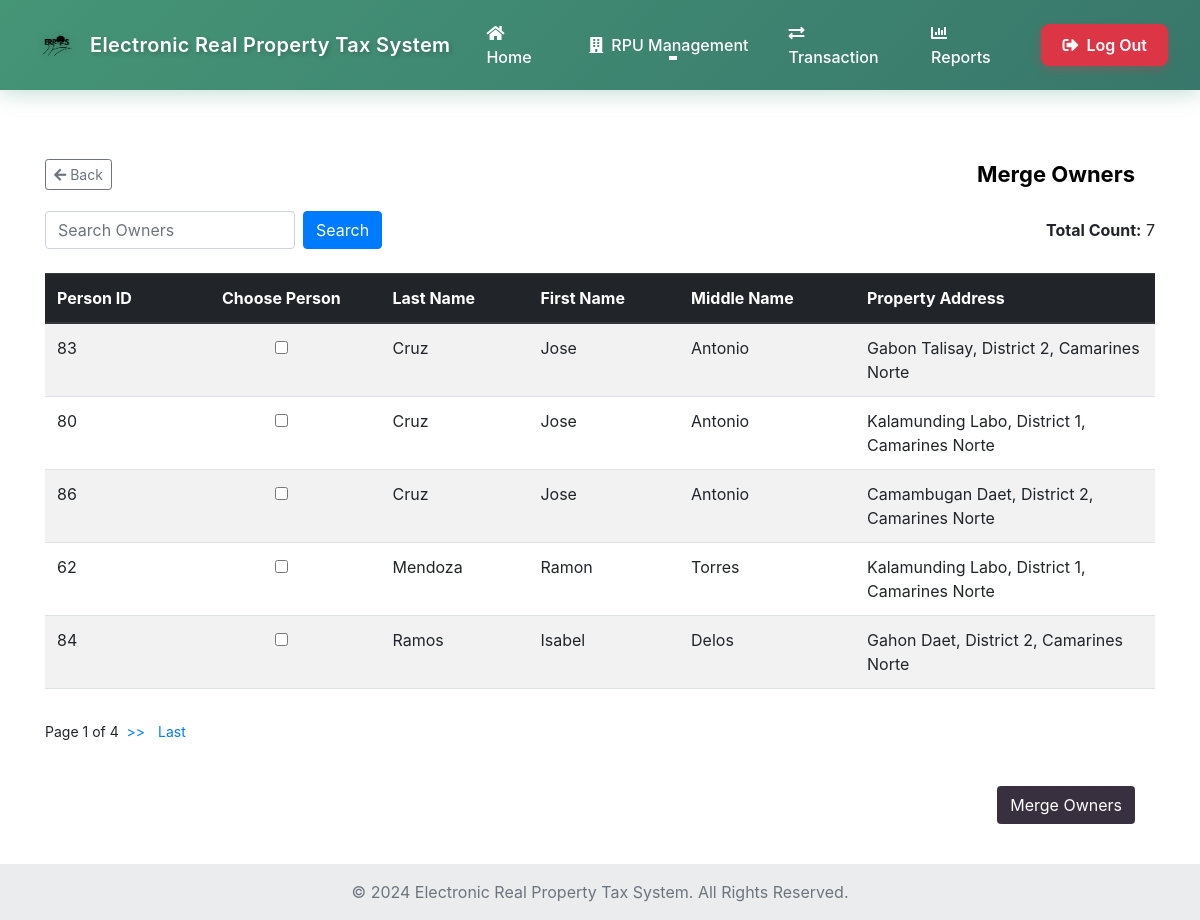
/Merge_Owners.php, run on the app's committed database.
### tables this page shows
CREATE TABLE `propertyowner` (
  `pO_id` int(50) NOT NULL,
  `property_id` int(50) NOT NULL,
  `owner_id` int(50) NOT NULL,
  `is_retained` tinyint(1) NOT NULL DEFAULT 1,
  `created_at` timestamp NOT NULL DEFAULT current_timestamp(),
  `created_by` int(11) DEFAULT NULL
);

CREATE TABLE `owners_tb` (
  `own_id` int(30) NOT NULL,
  `own_fname` varchar(20) NOT NULL,
  `own_mname` varchar(20) NOT NULL,
  `own_surname` varchar(20) NOT NULL,
  `owner_type` enum('individual','company') DEFAULT 'individual',
  `company_name` varchar(100) DEFAULT NULL,
  `created_by` int(11) DEFAULT NULL,
  `updated_by` int(11) DEFAULT NULL,
  `created_at_owner` timestamp NOT NULL DEFAULT current_timestamp(),
  `updated_at_owner` timestamp NOT NULL DEFAULT current_timestamp() ON UPDATE current_timestamp(),
  `date_birth` date DEFAULT NULL,
  `tin_no` int(20) NOT NULL,
  `house_no` varchar(20) NOT NULL,
  `street` varchar(30) NOT NULL,
  `barangay` varchar(30) NOT NULL,
  `district` varchar(20) NOT NULL,
  `city` varchar(20) NOT NULL,
  `province` varchar(20) NOT NULL,
  `own_info` varchar(70) NOT NULL
);

CREATE TABLE `p_info` (
  `p_id` int(50) NOT NULL,
  `house_no` int(10) NOT NULL,
  `block_no` int(10) NOT NULL,
  `province` varchar(30) NOT NULL,
  `city` varchar(30) NOT NULL,
  `district` varchar(30) NOT NULL,
  `barangay` varchar(30) NOT NULL,
  `street` varchar(50) NOT NULL,
  `house_tag_no` int(10) NOT NULL,
  `land_area` int(50) NOT NULL,
  `desc_land` varchar(50) NOT NULL,
  `documents` varchar(30) NOT NULL,
  `created_at` timestamp NOT NULL DEFAULT current_timestamp(),
  `updated_at` timestamp NOT NULL DEFAULT current_timestamp() ON UPDATE current_timestamp(),
  `is_active` tinyint(1) NOT NULL DEFAULT 1,
  `disabled_at` datetime DEFAULT NULL,
  `disabled_by` int(11) DEFAULT NULL
);

### Merge_Owners.php (the view, shortened to what this page needs)
<?php
$conn = Database::getInstance();
$records_per_page = 5;
$page = isset($_GET['page']) ? (int)$_GET['page'] : 1;
$start_from = ($page - 1) * $records_per_page;
$total_sql = "SELECT COUNT(*) AS total FROM propertyowner";
$total_result = $conn->query($total_sql);
$total_row = $total_result->fetch_assoc();
$total_records = $total_row['total'];
$total_pages = ceil($total_records / $records_per_page);
$sql = "SELECT
   po.pO_id,
   po.property_id,
   po.owner_id,
   o.own_id,
   o.own_fname,
   o.own_mname,
   o.own_surname,
   p.barangay,
   p.city,
   p.district,
   p.province
 FROM
   propertyowner po
 JOIN
   owners_tb o ON po.owner_id = o.own_id
 JOIN
   p_info p ON po.property_id = p.p_id
 WHERE
   po.is_retained = 1  -- Only show retained properties
 ORDER BY
   o.own_surname ASC, o.own_fname ASC
 LIMIT $start_from, $records_per_page";
$owners = [];
$result = $conn->query($sql);
if ($result->num_rows > 0) {
  while ($row = $result->fetch_assoc()) {
    $owners[] = $row;
  }
}
$conn->begin_transaction();
$total_sql = "SELECT COUNT(pO_id) AS total_pO FROM propertyowner WHERE is_retained = 1";
$total_result = $conn->query($total_sql);
if ($total_result && $total_result->num_rows > 0) {
    $total_row = $total_result->fetch_assoc();
    $total_pO_count = $total_row['total_pO'];
} else {
    $total_pO_count = 0;
}
?>
<!doctype html>
<html lang="en">
<head>
   <link rel="stylesheet" href="https://cdnjs.cloudflare.com/ajax/libs/font-awesome/5.15.4/css/all.min.css">
  <link rel="stylesheet" href="https://cdn.jsdelivr.net/npm/bootstrap@4.1.3/dist/css/bootstrap.min.css"
>
  <link href="https://cdn.jsdelivr.net/npm/bootstrap@5.3.2/dist/css/bootstrap.min.css" rel="stylesheet">
  <link href="https://cdn.jsdelivr.net/npm/bootstrap@5.3.0-alpha1/dist/css/bootstrap.min.css" rel="stylesheet"
>
  <link rel="stylesheet" href="https://cdn.jsdelivr.net/npm/bootstrap@4.1.3/dist/css/bootstrap.min.css"
>
  <link rel="stylesheet" href="main_layout.css">
  <link rel="stylesheet" href="header.css">
  <link rel="stylesheet" href="Merge_Owners.css">
</head>
<body>
     <?php include 'header.php'; ?>
<form method="post" action="Merge_Owners.php">
  <section class="container mt-5">
    <div class="header-container d-flex justify-content-between align-items-center">
      <a href="Admin-Page-2.php" class="btn btn-outline-secondary btn-sm">
        <i class="fas fa-arrow-left"></i> Back
      </a>
      <div class="table-title">Merge Owners</div>
    </div>
    <div class="d-flex justify-content-between align-items-center mb-4">
      <div class="search-container d-flex align-items-center">
        <input
          type="text"
          class="form-control search-input"
          id="searchInput"
          placeholder="Search Owners"
          aria-label="Search"
          onkeyup="handleSearch(event)"
        />
        <button
          type="button"
          class="btn btn-primary ml-2"
          onclick="searchTable()">
          Search
        </button>
      </div>
      <div class="total-count text-right">
        <strong>Total Count:</strong> <?= $total_pO_count ?>
      </div>
    </div>
    <div class="table-responsive">
      <table class="table table-striped table-hover modern-table text-start">
        <thead class="thead-dark">
          <tr>
            <th scope="col">Person ID</th>
            <th scope="col" class="center-input">Choose Person</th>
            <th scope="col">Last Name</th>
            <th scope="col">First Name</th>
            <th scope="col">Middle Name</th>
            <th scope="col" style="width: 300px;">Property Address</th>
          </tr>
        </thead>
        <tbody id="ownerTableBody">
          <?php
          $selectedOwners = isset($_SESSION['selected_owners']) ? $_SESSION['selected_owners'] : [];
          ?>
          <?php foreach ($owners as $owner): ?>
            <tr>
              <td><?= $owner['pO_id']; ?></td>
              <td class="center-input">
                <input type="checkbox" name="personChoice[]" value="<?= $owner['owner_id']; ?>" <?= in_array($owner['owner_id'], $selectedOwners) ? 'checked' : ''; ?>>
              </td>
              <td><?= $owner['own_surname']; ?></td>
              <td><?= $owner['own_fname']; ?></td>
              <td><?= $owner['own_mname']; ?></td>
              <td><?= $owner['barangay'] . ' ' . $owner['city'] . ', ' . $owner['district'] . ', ' . $owner['province']; ?></td>
            </tr>
          <?php endforeach; ?>
        </tbody>
      </table>
    </div>
    <div class="pagination mt-3">
      <span>Page <?= $page ?> of <?= $total_pages ?></span>&nbsp;&nbsp;
      <?php if ($page < $total_pages): ?>
        <a href="Merge_Owners.php?page=<?= $page + 1 ?>" class="pagination-link">>></a>&nbsp;&nbsp;
        <a href="Merge_Owners.php?page=<?= $total_pages ?>" class="pagination-link">Last</a>
      <?php endif; ?>
    </div>
    <div class="btn-container text-right mt-4">
      <button type="submit" id="mergeOwnersButton" class="btn btn-custom">Merge Owners</button>
    </div>
  </section>
</form>
  <footer class="bg-body-tertiary text-center text-lg-start mt-auto">
    <div class="text-center p-3" style="background-color: rgba(0, 0, 0, 0.05);">
    <span class="text-muted">© 2024 Electronic Real Property Tax System. All Rights Reserved.</span>
    </div>
  </footer>
</body>
</html>

### main_layout.css (style rules this page uses)
section { margin-block: 20px 20px; }
html, body { height: 100%; margin: 0; }
body { display: flex; padding-top: 70px; flex-direction: column; }

### Merge_Owners.css (style rules this page uses)
.table-title { color: black; padding: 20px; font-size: 22px; font-weight: bold; }
table { margin-bottom: 0; }
.center-input { text-align: center; }
.btn-container { text-align: right; padding: 20px; }
.btn-custom { background-color: #38303f; color: white; }
.header-container { display: flex; align-items: center; }
.search-input { width: 250px; }
.pagination a { text-decoration: none; color: #007bff; margin-right: 5px; }
.pagination { margin-top: 15px; font-size: 14px; }

### data on the page
propertyowner: pO_id "83", owners_tb.own_surname "Cruz", owners_tb.own_fname "Jose", owners_tb.own_mname "Antonio", p_info.barangay "Gabon", p_info.city "Talisay", p_info.district "District 2", p_info.province "Camarines Norte"
propertyowner: pO_id "80", owners_tb.own_surname "Cruz", owners_tb.own_fname "Jose", owners_tb.own_mname "Antonio", p_info.barangay "Kalamunding", p_info.city "Labo", p_info.district "District 1", p_info.province "Camarines Norte"
propertyowner: pO_id "86", owners_tb.own_surname "Cruz", owners_tb.own_fname "Jose", owners_tb.own_mname "Antonio", p_info.barangay "Camambugan", p_info.city "Daet", p_info.district "District 2", p_info.province "Camarines Norte"
propertyowner: pO_id "62", owners_tb.own_surname "Mendoza", owners_tb.own_fname "Ramon", owners_tb.own_mname "Torres", p_info.barangay "Kalamunding", p_info.city "Labo", p_info.district "District 1", p_info.province "Camarines Norte"
propertyowner: pO_id "84", owners_tb.own_surname "Ramos", owners_tb.own_fname "Isabel", owners_tb.own_mname "Delos", p_info.barangay "Gahon", p_info.city "Daet", p_info.district "District 2", p_info.province "Camarines Norte"

### other printed values
$total_pO_count "7"
$page "1"
$total_pages "4"
